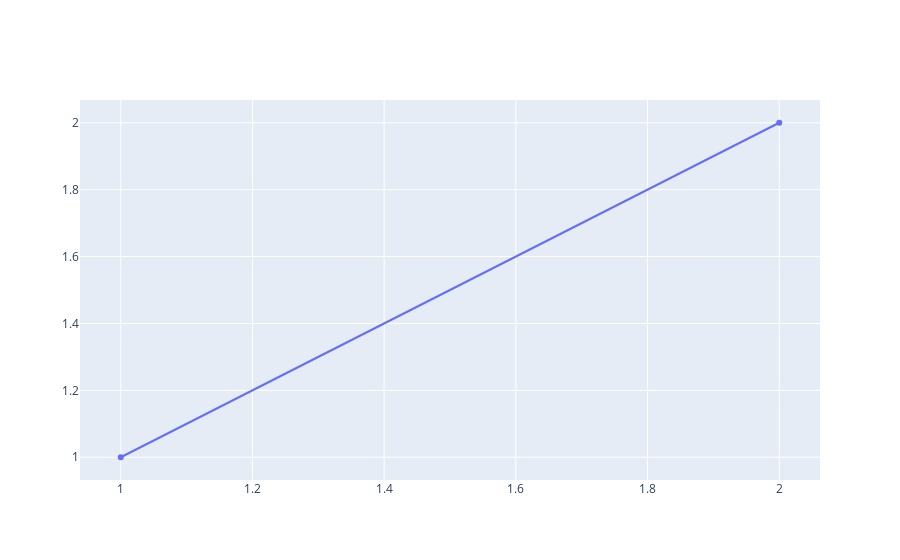

Notebook code for this chart:
### Code cell
import pandas as pd
import chart_studio.plotly as py
import numpy as np
import plotly.graph_objs as go

import cufflinks as cf
import seaborn as sns
import plotly.express as px
from plotly.offline import download_plotlyjs, init_notebook_mode, plot, iplot
init_notebook_mode(connected=True)
cf.go_offline()
%matplotlib inline

trace = {"x":[1,2],"y":[1,2] }

data = [trace]
layout = {}
fig = go.Figure(data= data, layout =layout)
fig.iplot()


# py.data.experiment()

### Figure 1 — Plotly figure (JSON) as saved in the notebook; plotly's stock layout.template omitted (floating-point values rounded to 4 significant figures)
{"data": [{"type": "scatter", "x": [1, 2], "y": [1, 2]}], "layout": {}}
